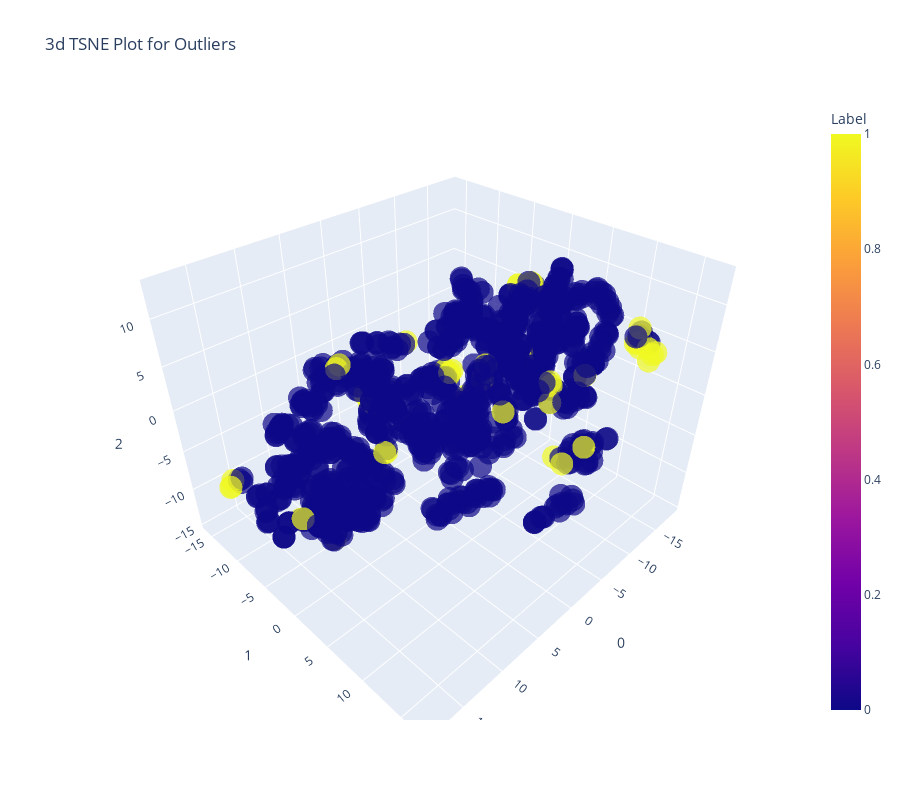

The notebook cell saved with this chart:
### Markdown cell above
# モデルプロット

### Code cell
# t-SNE
plot_model(iforest_model)

### Figure 1 — Plotly figure (JSON) as saved in the notebook; plotly's stock layout.template omitted (floating-point values rounded to 4 significant figures; data arrays with more than 128 entries replaced by an {"elided": "..."} marker saying what was removed)
{"data": [{"customdata": {"elided": "1026x1 str values"}, "hoverlabel": {"namelength": 0}, "hovertemplate": "0=%{x}<br>1=%{y}<br>2=%{z}<br>Feature=%{customdata[0]}<br>Label=%{marker.color}", "legendgroup": "", "marker": {"color": {"elided": "1026 int values"}, "coloraxis": "coloraxis", "opacity": 0.7, "symbol": "circle"}, "mode": "markers", "name": "", "scene": "scene", "showlegend": false, "type": "scatter3d", "x": {"elided": "1026 float values"}, "y": {"elided": "1026 float values"}, "z": {"elided": "1026 float values"}}], "layout": {"coloraxis": {"colorbar": {"title": {"text": "Label"}}, "colorscale": [[0, "#0d0887"], [0.1111, "#46039f"], [0.2222, "#7201a8"], [0.3333, "#9c179e"], [0.4444, "#bd3786"], [0.5556, "#d8576b"], [0.6667, "#ed7953"], [0.7778, "#fb9f3a"], [0.8889, "#fdca26"], [1, "#f0f921"]]}, "height": 800, "legend": {"tracegroupgap": 0}, "scene": {"domain": {"x": [0, 1], "y": [0, 1]}, "xaxis": {"title": {"text": "0"}}, "yaxis": {"title": {"text": "1"}}, "zaxis": {"title": {"text": "2"}}}, "title": {"text": "3d TSNE Plot for Outliers"}, "width": 900}}
